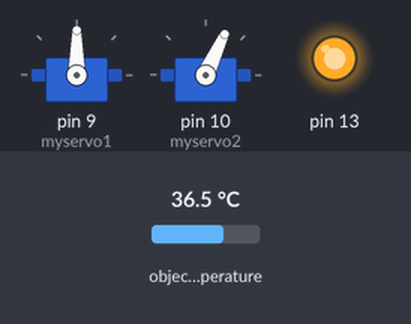
The sketch below on a simulated Arduino Uno, built with avr-gcc and run on an emulated ATmega328P. Shown: 2 × servo, output pins drawn as LEDs (lit = HIGH). The test bench sets the inputs (shaded band); at power-on: object temperature 36.5 °C. What the sketch prints to the serial monitor is not drawn.

Above: at 0.05 s.
At 9.87 s:
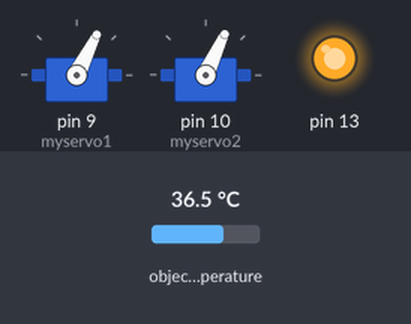
At 39.33 s:
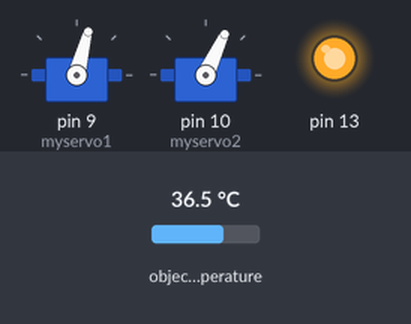
Timing chart, 0 to 40.0 s (numbered marks = the images above):
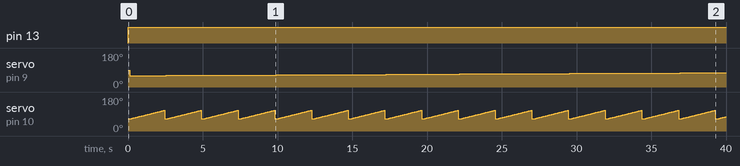

Measured:
- by itself, pin 13: LOW → HIGH at 0.00 s
- by itself, servo on pin 9 (myservo1): 90° → 60° at 0.10 s, → 61° 2.5 s later, → 62° 2.5 s later, → 63° 2.5 s later, … (17 changes in this stretch)
- by itself, servo on pin 10 (myservo2): ramps from 65° to 109° and jumps back, once every 2.5 s

The sketch:

GettingSimpleTemperatureMatrix.ino
```cpp
#include <Wire.h>
#include <Servo.h>
#include <Adafruit_MLX90614.h>

Servo myservo1;
Servo myservo2;
bool repeat = true;
Adafruit_MLX90614 mlx;

void setup()
{
  mlx = Adafruit_MLX90614();
  Serial.begin(9600);
  myservo1.attach(9);
  myservo2.attach(10);
  pinMode(13, OUTPUT);
  mlx.begin();
}

void loop()
{
  while(repeat)
  {
    digitalWrite(13, HIGH);
    for(int i = 60; i < 120; i++)
    {
      myservo2.write(65);
      delay(100);
      myservo1.write(i);
      delay(50);
      for(int j = 65; j < 110; j++)
      {
        myservo2.write(j);
        delay(50);
        Serial.print(mlx.readObjectTempC());
        Serial.print(' ');
      }
      Serial.println();
    }
    repeat = false;
  }
}
```
